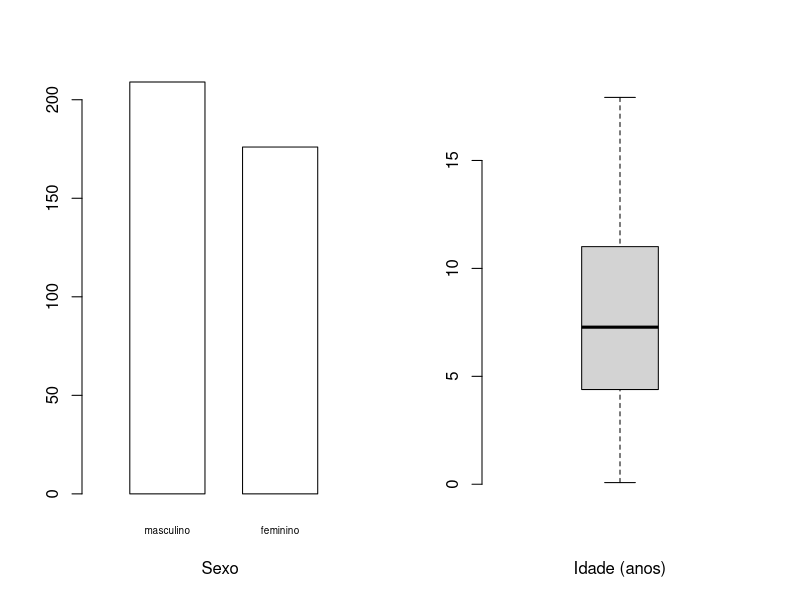
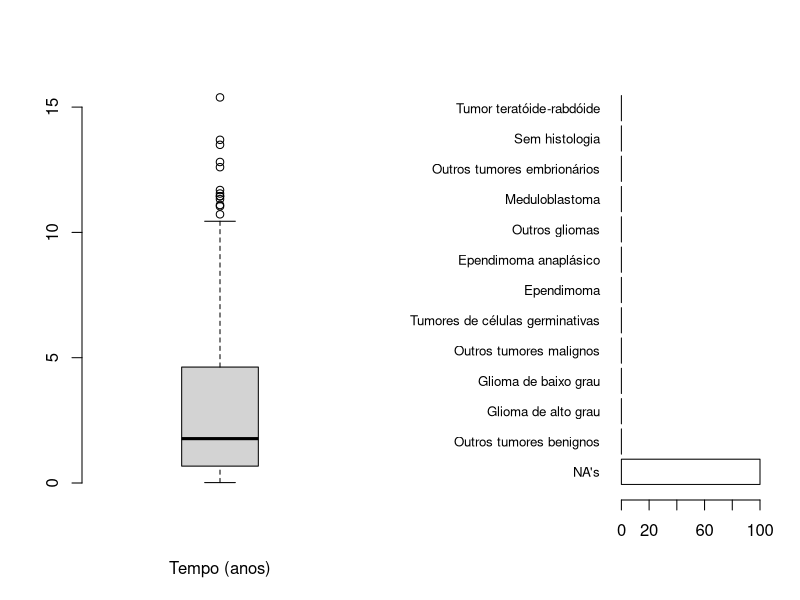
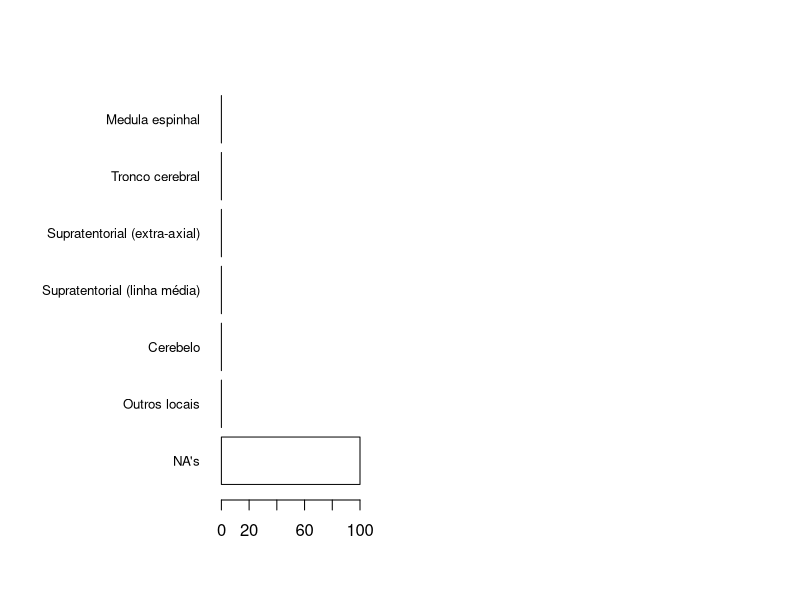

Write the R code that produced these figures, in order. (Note: this script raises an error after producing the figures.)
## ---- chunk 1
require(survival)
snc<-read.csv('../data/snc.csv')
attach(snc)
snc=snc[which(topo!="Calota craniana"&histo!="Histiocitose"&histo!="Hemangiopericitoma"
&histo!="Neuroblastoma"&histo!="Outros"),]
snc=droplevels(snc)
detach(snc)
attach(snc)
## ---- chunk 2
par(mfrow=c(1,2))
barplot(summary(as.factor(sex)),names.arg=c("masculino","feminino"),
xlab="Sexo",width=0.5,xlim=c(0,1.7),space=0.5,col=0,cex.names=0.6)
boxplot(age/365.25,xlab="Idade (anos)",boxwex=0.6,staplewex=0.4,
frame.plot=F,cex.names=0.6)
## ---- chunk 3
boxplot(follow/365.25,xlab="Tempo (anos)",boxwex=0.6,staplewex=0.4,
frame.plot=F,cex.names=0.8)
## ---- chunk 4
require(reshape)
snc$histo.group=combine_factor(histo,c(1,2,3,3,3,3,4,5,5,1,5,6,7,4,8,8,8,8,5,
2,8,1,9,9,9,9,10,4,1,1,1,1,8,8,1,10,4,1,11,5,10,12,3))
levels(snc$histo.group)=c("Outros tumores benignos","Glioma de alto grau",
"Glioma de baixo grau","Outros tumores malignos","Tumores de células germinativas",
"Ependimoma","Ependimoma anaplásico","Outros gliomas","Meduloblastoma","Outros tumores embrionários",
"Sem histologia","Tumor teratóide-rabdóide")
par(las=1)
par(mar=c(5,11,4,2))
barplot(sort(summary(snc$histo.group)*100/sum(summary(snc$histo.group)),decreasing=T),
col="white",horiz=T,cex.names=0.8)
## ---- chunk 5
require(reshape)
snc$topo.group=combine_factor(topo,c(1,1,2,2,2,3,3,3,3,4,2,6,6,6,6,4,1,4,4,4,4,5,5,5,5,4))
levels(snc$topo.group)=c("Outros locais","Cerebelo","Supratentorial (linha média)","Supratentorial (extra-axial)","Tronco cerebral","Medula espinhal")
par(las=1)
par(mar=c(5,11,4,2))
barplot(sort(summary(snc$topo.group)*100/sum(summary(snc$topo.group)),decreasing=T),
col="white",horiz=T,cex.names=0.8)
## ---- chunk 6
snc$who.g=combine_factor(histo,c(1,2,3,1,3,1,4,4,4,1,4,3,2,4,1,2,3,1,4,
2,3,1,4,4,4,4,4,4,1,3,1,1,3,2,1,4,4,1,5,4,4,4,3))
levels(snc$who.g)=c("I","III","II","IV","Sem histologia")
who.score=summary(snc$who.g)[c(1,3,2,4,5)]
ecog.score<-summary(as.factor(ecog))[1:5]
par(mfrow=c(1,2))
barplot(who.score*100/sum(who.score),col="white",cex.names=0.6)
barplot(ecog.score*100/sum(ecog.score),col="white",cex.names=0.6)
## ---- chunk 7
require(VennDiagram)
v<-draw.triple.venn  (area1 = 299,
		 area2 = 210,
		 area3 = 281,
		 n12 = 148,
		 n23 = 176,
		 n13 = 195,
		 n123 = 118,
		 category = c('Cirurgia','Radioterapia','Quimioterapia'),
		 fill = c('gray90','gray70','gray50'),
		 )
grid.draw(v)
